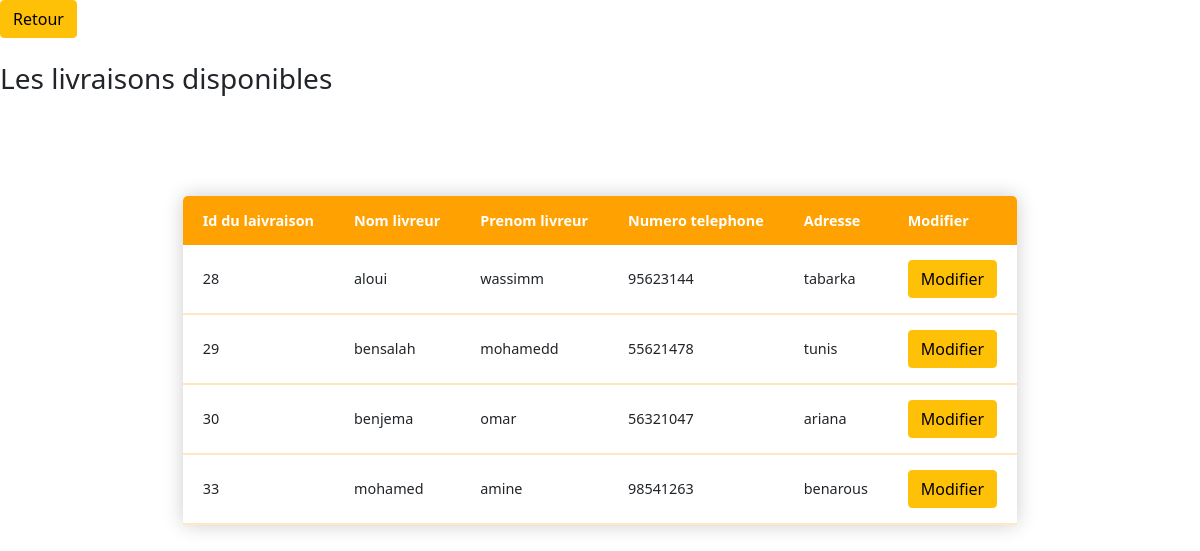
The app's page /Views/modifLiv.php with its own data.
### tables this page shows
CREATE TABLE `livraison` (
  `id` int(11) NOT NULL,
  `nom` varchar(30) NOT NULL,
  `prenom` varchar(30) NOT NULL,
  `num_tel` int(8) NOT NULL,
  `adresse` varchar(50) NOT NULL
);

### Controller/LivraisonC.php (called while the page is built, shortened)
<?PHP
	class LivraisonC {
		function afficherLivraison(){
			$sql="SELECT * FROM livraison  ";
			$db = config::getConnexion();
			try{
				$liste = $db->query($sql);
				return $liste;
			}
			catch (Exception $e){
				die('Erreur: '.$e->getMessage());
			}
		}
}
?>

### Views/modifLiv.php (the view, shortened to what this page needs)
<?PHP
	include "..\controller\LivraisonC.php";
	$livraisonC=new LivraisonC();
	$listeLiv=$livraisonC->afficherLivraison();
?>
<html>
	<head>
		<link rel="stylesheet" href="../assets/dmak_style.css" />
		<link href="https://cdn.jsdelivr.net/npm/bootstrap@5.0.0-beta3/dist/css/bootstrap.min.css" rel="stylesheet">
    </head>
	<a class="btn btn-warning" href="index.html"  >Retour</a>
	<br>
	<br>
	<h3>Les livraisons disponibles </h3>
<body>
		<table class="tableau-style">
			<thead>
			<tr>
				<th>Id du laivraison</th>
			    <th>Nom livreur</th>
				<th>Prenom livreur</th>
				<th>Numero telephone</th>
				<th>Adresse</th>
				<th>Modifier</th>
			</tr>
			</thead>
			<?PHP
				foreach($listeLiv as $liv){
			?>
			    <tbody>
				<tr>
					<td><?PHP echo $liv['id']; ?></td>
					<td><?PHP echo $liv['nom']; ?></td>
					<td><?PHP echo $liv['prenom']; ?></td>
					<td><?PHP echo $liv['num_tel']; ?></td>
					<td><?PHP echo $liv['adresse']; ?></td>
					<td>
						<a type="button" class="btn btn-warning" href="modifierLivraison.php?id=<?PHP echo $liv['id']; ?>"> Modifier </a>
					</td>
				</tr>
				</tbody>
			<?PHP
				}
			?>
		</table>
	</body>
	</html>

### assets/dmak_style.css (style rules this page uses)
body { margin: 0; padding: 0; font-family: sans-serif; background: #f8f5f2; }
.tableau-style { border-collapse: collapse; margin: 100px auto; font-size: 0.9em; min-width: 400px; border-radius: 5px 5px 0 0; overflow: hidden; box-shadow: 0 0 20px rgba(0, 0, 0, 0.20); }
th, td { padding: 15px 20px; }
.tableau-style thead tr { background-color: #FFA100; color: #ffffff; text-align: left; font-weight: bold; }
.tableau-style tbody tr { border-bottom: 1px solid #dddddd; }
.tableau-style tbody tr:last-of-type { border-bottom: 2px solid #FFE8C1; }

### records on screen
livraison: id "28", nom "aloui", prenom "wassimm", num_tel "95623144", adresse "tabarka"
livraison: id "29", nom "bensalah", prenom "mohamedd", num_tel "55621478", adresse "tunis"
livraison: id "30", nom "benjema", prenom "omar", num_tel "56321047", adresse "ariana"
livraison: id "33", nom "mohamed", prenom "amine", num_tel "98541263", adresse "benarous"
